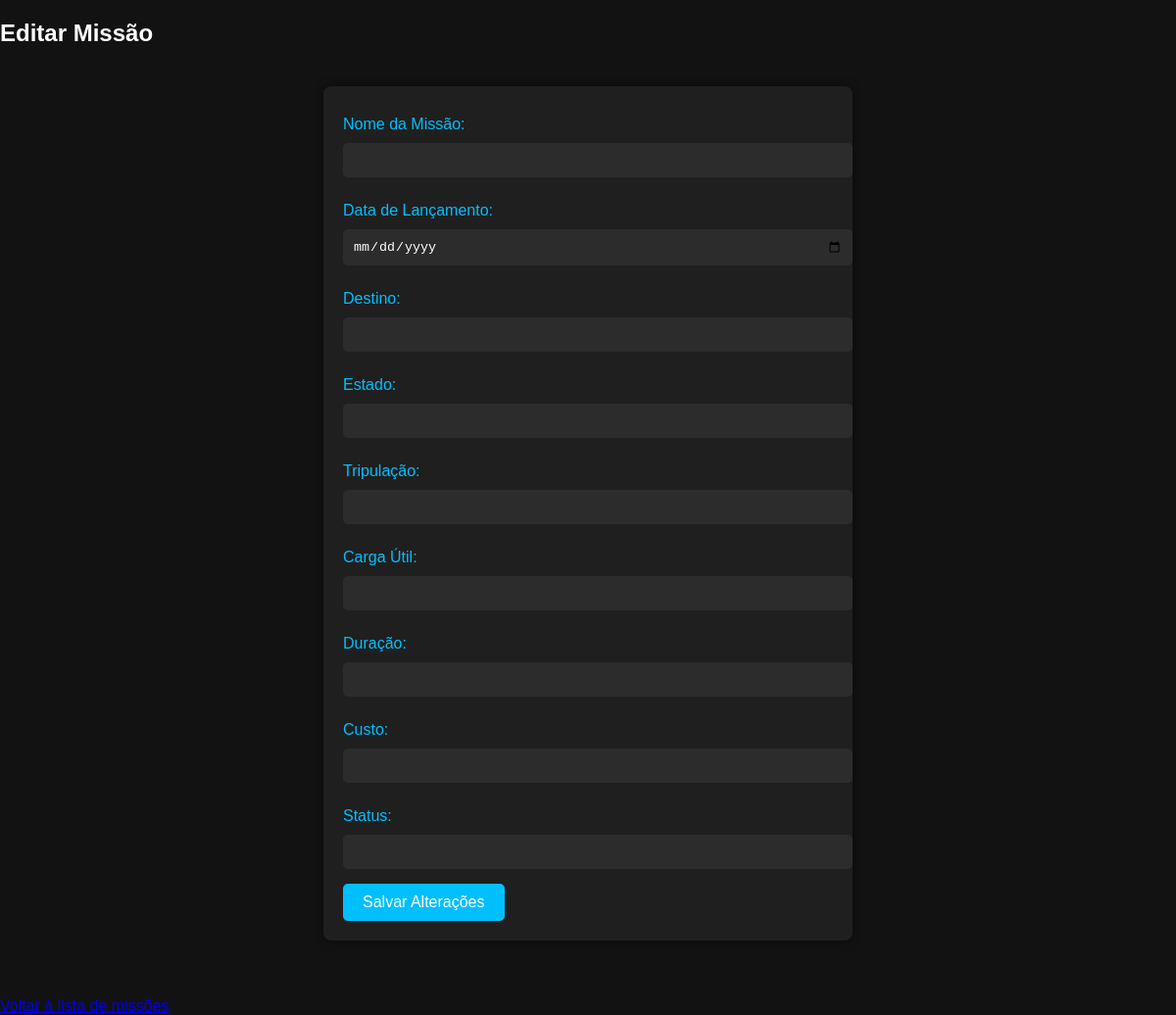
The page /edit/8 on the database as committed earlier.
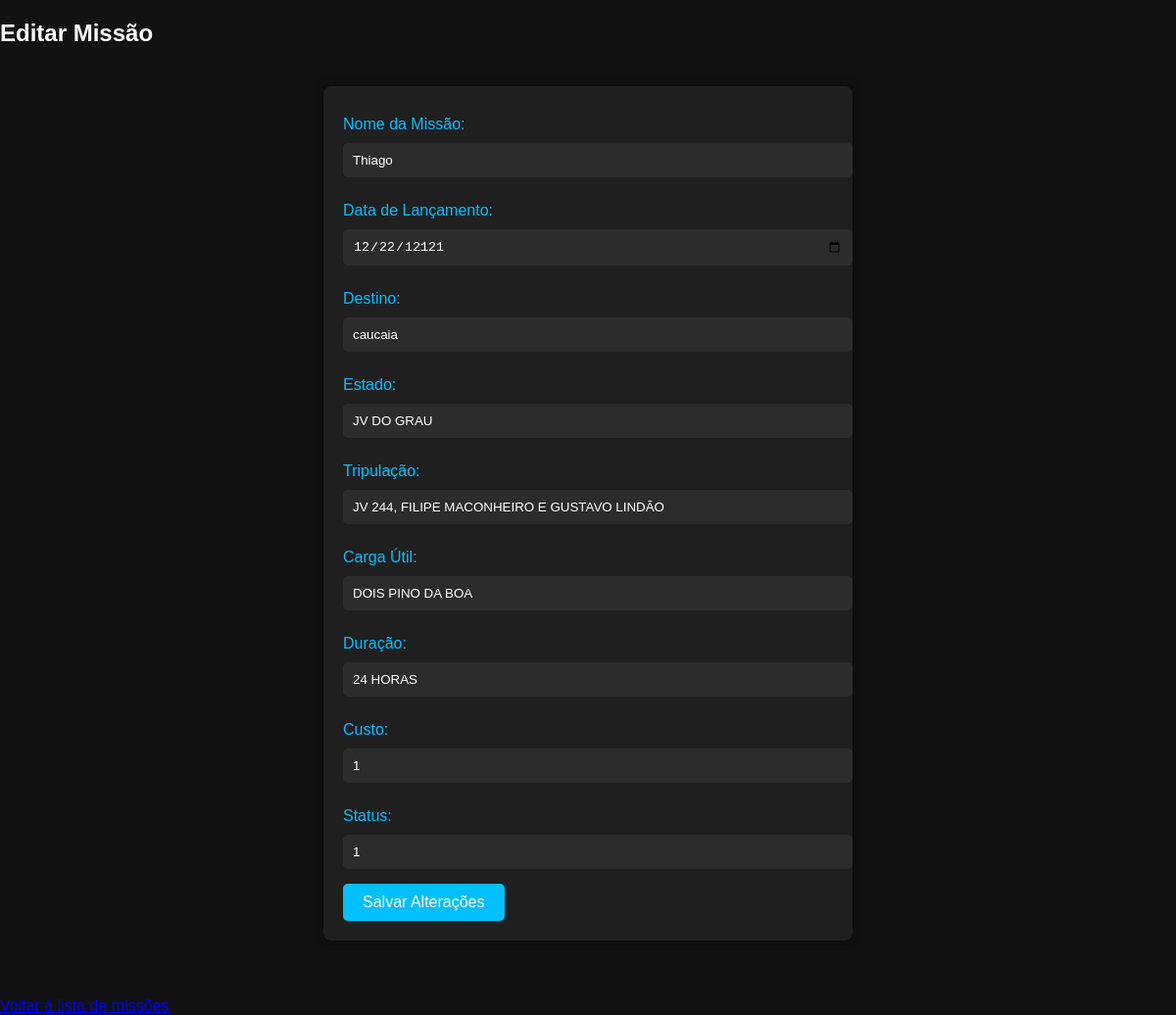
The same page on the database as committed later.
### tables this page shows
CREATE TABLE missoes (
            id INTEGER PRIMARY KEY AUTOINCREMENT,
            nome TEXT NOT NULL,
            data_lancamento DATE NOT NULL,
            destino TEXT NOT NULL,
            estado TEXT NOT NULL,
            tripulacao TEXT NOT NULL,
            carga_util TEXT NOT NULL,
            duracao TEXT NOT NULL,
            custo DECIMAL NOT NULL,
            status TEXT
        );

### app.py (the view, shortened to what this page needs)
@app.route('/edit/<int:id>', methods=('GET', 'POST'))
def edit(id):
    conn = get_db_connection()
    missao = conn.execute('SELECT * FROM missoes WHERE id = ?;', (id,)).fetchone()
    conn.close()
    return render_template('edit.html', missao=missao)

### app.py (called while the page is built)
def get_db_connection():
    conn = sqlite3.connect('database.db')
    conn.row_factory = sqlite3.Row
    return conn

### templates/edit.html (shortened to what this page needs)
<!DOCTYPE html>
<html lang="pt-BR">
<head>
    <link rel="stylesheet" href="{{ url_for('static', filename='styles/edit.css') }}">
</head>
<body>
    <h2>Editar Missão</h2>
    <form action="/edit/{{ missao.id }}" method="POST">
        <label for="nome">Nome da Missão:</label>
        <input type="text" id="nome" name="nome" value="{{ missao.nome }}" required>
        <label for="data_lancamento">Data de Lançamento:</label>
        <input type="date" id="data_lancamento" name="data_lancamento" value="{{ missao.data_lancamento }}" required>
        <label for="destino">Destino:</label>
        <input type="text" id="destino" name="destino" value="{{ missao.destino }}" required>
        <label for="estado">Estado:</label>
        <input type="text" id="estado" name="estado" value="{{ missao.estado }}" required>
        <label for="tripulacao">Tripulação:</label>
        <input type="text" id="tripulacao" name="tripulacao" value="{{ missao.tripulacao }}" required>
        <label for="carga_util">Carga Útil:</label>
        <input type="text" id="carga_util" name="carga_util" value="{{ missao.carga_util }}" required>
        <label for="duracao">Duração:</label>
        <input type="text" id="duracao" name="duracao" value="{{ missao.duracao }}" required>
        <label for="custo">Custo:</label>
        <input type="number" id="custo" name="custo" value="{{ missao.custo }}" step="0.01" required>
        <label for="status">Status:</label>
        <input type="text" id="status" name="status" value="{{ missao.status }}">
        <button type="submit">Salvar Alterações</button>
    </form>
    <br>
    <a href="/">Voltar à lista de missões</a>
</body>
</html>

Rows that differ between the two databases and show on the page:
added missoes: nome "Thiago", data_lancamento "12/22/12121", destino "caucaia", estado "JV DO GRAU", tripulacao "JV 244, FILIPE MACONHEIRO E GUSTAVO LINDÃO", carga_util "DOIS PINO DA BOA", duracao "24 HORAS", custo "1", status "1"
